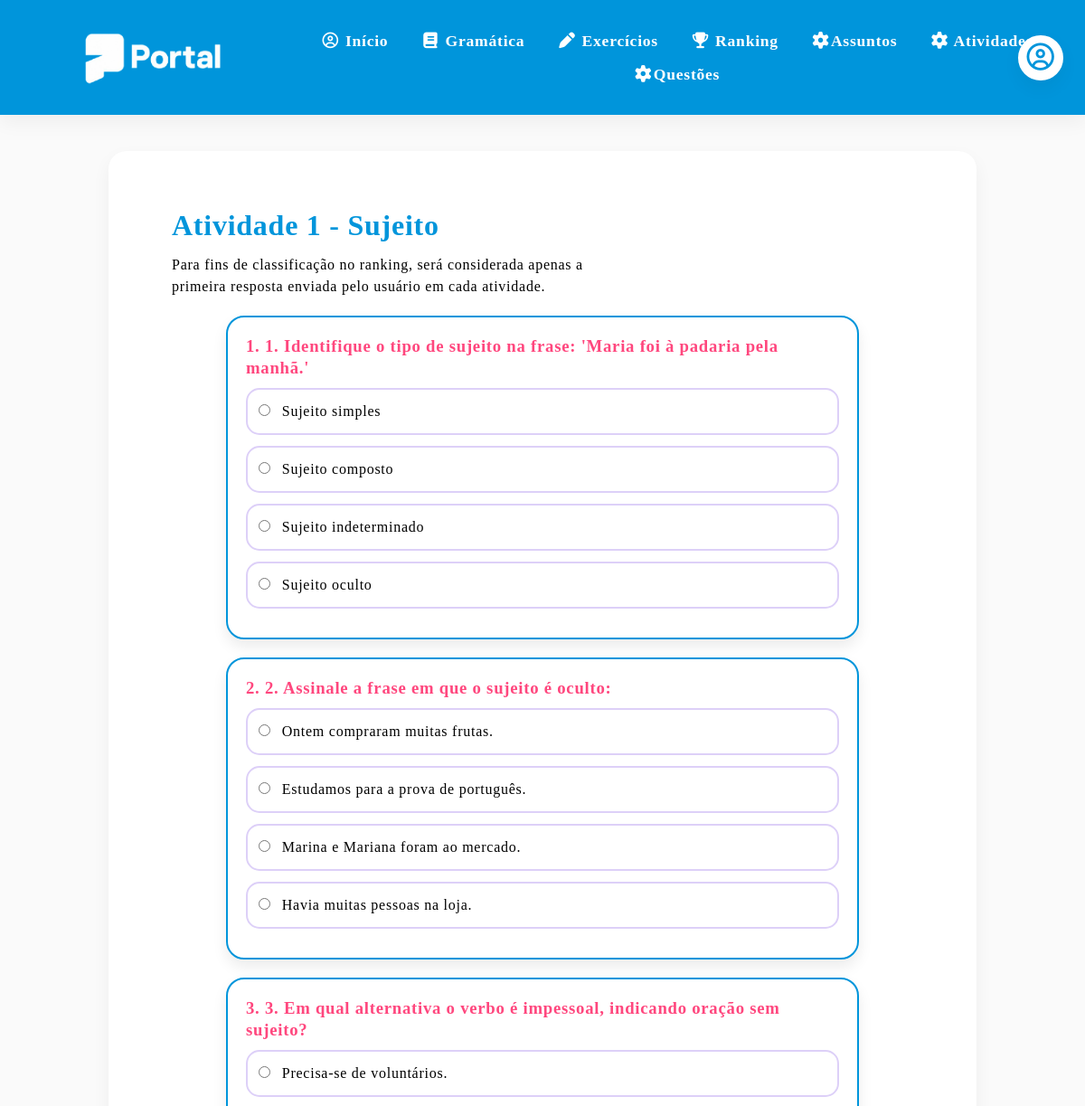
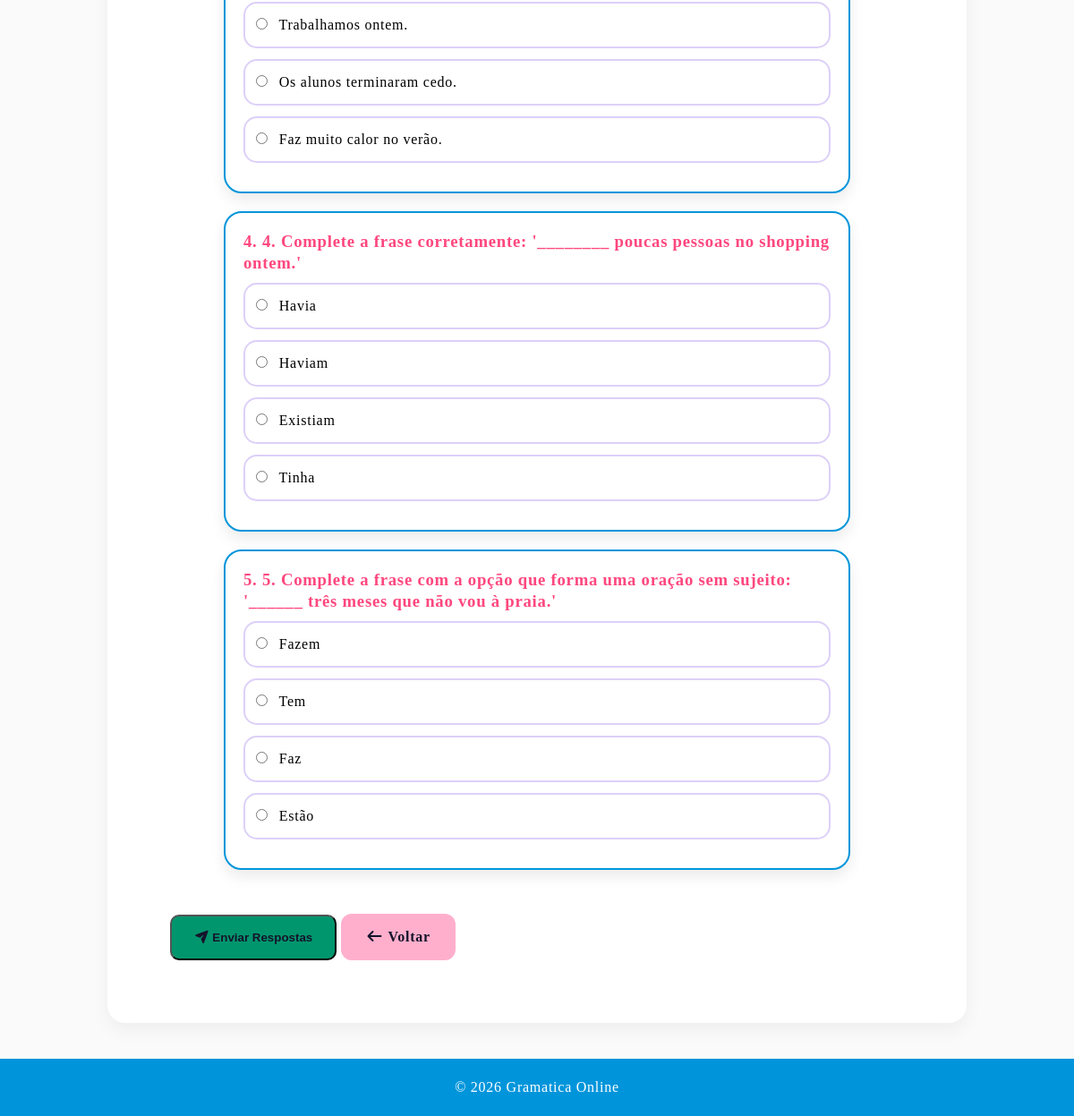
The app's page /sistema/1 with its own data (2 pictures, top to bottom).
### models.py (models this page shows)
class Atividade(db.Model):
    __tablename__ = "atividade"
    id = db.Column(db.Integer, primary_key=True)
    nome = db.Column(db.String(150), nullable=True)
    dificuldade = db.Column(db.String(50), nullable=True)
    assunto_id = db.Column(db.Integer, db.ForeignKey("assunto.id"), nullable=False)
    assunto = db.relationship("Assunto", back_populates="atividades")
    questoes = db.relationship("Questao", back_populates="atividade", lazy=True, cascade="all, delete-orphan")

class Questao(db.Model):
    __tablename__ = "questao"
    id = db.Column(db.Integer, primary_key=True)
    enunciado = db.Column(db.Text, nullable=False)
    alternativa_a = db.Column(db.Text, nullable=True)
    alternativa_b = db.Column(db.Text, nullable=True)
    alternativa_c = db.Column(db.Text, nullable=True)
    alternativa_d = db.Column(db.Text, nullable=True)
    alternativa_e = db.Column(db.Text, nullable=True)
    resposta_correta = db.Column(db.String(1), nullable=True)
    atividade_id = db.Column(db.Integer, db.ForeignKey("atividade.id"), nullable=False)
    atividade = db.relationship("Atividade", back_populates="questoes")

### app.py (the view, shortened to what this page needs)
@app.route("/sistema/<int:indice>", methods=["GET", "POST"])
def atividade_sistema(indice):
    atividades_sistema = Atividade.query.join(Assunto).filter(
        Assunto.tipo == "SISTEMA"
    ).order_by(Atividade.id).all()
    idx = indice - 1
    if idx < 0 or idx >= len(atividades_sistema):
        flash("Atividade não encontrada!")
        return redirect(url_for('atividades'))
    atividade = atividades_sistema[idx]
    return render_template("atividade_dinamica.html", atividade=atividade, enviado=False)

### templates/atividade_dinamica.html (shortened to what this page needs)
{% extends "base.html" %}
{% block conteudo %}
<section id="morfologia-detalhes" class="section">
    <h2>{{ atividade.nome }}</h2>
        <p> Para fins de classificação no ranking, será considerada apenas a <br>
            primeira resposta enviada pelo usuário em cada atividade. </p>
    {% if not enviado %}
    <form method="POST" class="form-atividade">
        {% for questao in atividade.questoes %}
        <div class="atividade">
            <h3>{{ loop.index }}. {{ questao.enunciado }}</h3>
            {% if questao.alternativa_a %}
            <label class="opcao">
                <input type="radio" name="q{{ questao.id }}" value="a" required>
                {{ questao.alternativa_a }}
            </label>
            {% endif %}
            {% if questao.alternativa_b %}
            <label class="opcao">
                <input type="radio" name="q{{ questao.id }}" value="b">
                {{ questao.alternativa_b }}
            </label>
            {% endif %}
            {% if questao.alternativa_c %}
            <label class="opcao">
                <input type="radio" name="q{{ questao.id }}" value="c">
                {{ questao.alternativa_c }}
            </label>
            {% endif %}
            {% if questao.alternativa_d %}
            <label class="opcao">
                <input type="radio" name="q{{ questao.id }}" value="d">
                {{ questao.alternativa_d }}
            </label>
            {% endif %}
        </div>
        {% endfor %}
        <div style="margin-top: 30px;">
            <button type="submit" class="botao">
                <i class="fa-solid fa-paper-plane"></i> Enviar Respostas
            </button>
            <a href="{{ url_for('gramatica') }}" class="btn btn-gramatica">
                <i class="fa-solid fa-arrow-left"></i> Voltar
            </a>
        </div>
    </form>
    {% endif %}
</section>
{% endblock %}

### static/css/style.css (style rules this page uses)
:root { --primary-blue: #0095DB; --secondary-blue: #D5F7FF; --primary-pink: #FFAFCC; --secondary-pink: #FFECF4; --pink: #FF477E; --mint-green: #DFFCF4; --success-green: #00966D; --soft-purple: #DDD0F8; --soft-yellow: #FFF0D4; --yellow: #F4B740; --bg-light: #FAFAFA; --gray-light: #EDEDED; --gray-medium: #D6D8E7; --text-dark: #14142B; --shadow-soft: 0 8px 20px rgba(0, 0, 0, 0.05); }
* { margin: 0; padding: 0; box-sizing: border-box; }
body { font-family: 'Basier Square'; font-weight: 400; font-size: 1.0em; line-height: 1.5em; letter-spacing: 0.75px; background-color: var(--bg-light); */ }
.section { background: white; border-radius: 20px; padding: 70px; margin-bottom: 30px; box-shadow: var(--shadow-soft); transition: 0.3s; }
h2 { color: var(--primary-blue); margin-bottom: 20px; font-size: 2rem; }
h3 { color: var(--pink); margin-bottom: 10px; }
.btn { display: inline-block; background-color: var(--primary-blue); color: white; padding: 14px 28px; border-radius: 12px; text-decoration: none; font-weight: bold; border: none; cursor: pointer; transition: 0.3s; }
.btn-gramatica { background-color: var(--primary-pink); color: var(--text-dark); }
.atividade { background: white; padding: 20px; border-radius: 20px; border: 2px solid var(--primary-blue); width: 700px; margin: 20px auto; box-shadow: 0 8px 16px rgba(0, 0, 0, 0.08); }
.opcao { background: #ffffff; border: 2px solid var(--soft-purple); padding: 12px; border-radius: 15px; margin-bottom: 12px; cursor: pointer; display: block; transition: 0.2s; }
.opcao input { margin-right: 8px; }
.botao { display: inline-block; margin-top: 20px; background: var(--success-green); color: var(--text-dark); padding: 16px 25px; border-radius: 10px; text-decoration: none; font-weight: 600; transition: 0.3s; }

### records on screen
Atividade: nome "Atividade 1 - Sujeito"
Questao: enunciado "1. Identifique o tipo de sujeito na frase: 'Maria foi à padaria pela manhã.'", alternativa_a "Sujeito simples", alternativa_b "Sujeito composto", alternativa_c "Sujeito indeterminado", alternativa_d "Sujeito oculto"
Questao: enunciado "2. Assinale a frase em que o sujeito é oculto:", alternativa_a "Ontem compraram muitas frutas.", alternativa_b "Estudamos para a prova de português.", alternativa_c "Marina e Mariana foram ao mercado.", alternativa_d "Havia muitas pessoas na loja."
Questao: enunciado "3. Em qual alternativa o verbo é impessoal, indicando oração sem sujeito?", alternativa_a "Precisa-se de voluntários.", alternativa_b "Trabalhamos ontem.", alternativa_c "Os alunos terminaram cedo.", alternativa_d "Faz muito calor no verão."
Questao: enunciado "4. Complete a frase corretamente: '________ poucas pessoas no shopping ontem.'", alternativa_a "Havia", alternativa_b "Haviam", alternativa_c "Existiam", alternativa_d "Tinha"
Questao: enunciado "5. Complete a frase com a opção que forma uma oração sem sujeito: '______ três meses que não vou à praia.'", alternativa_a "Fazem", alternativa_b "Tem", alternativa_c "Faz", alternativa_d "Estão"
